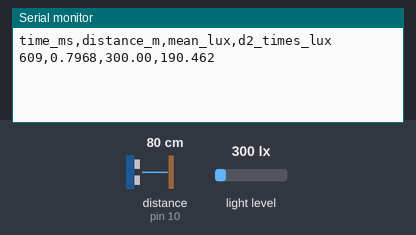
This sketch was run on a simulated Arduino Uno, built with avr-gcc and run on an emulated ATmega328P. Parts: the last lines printed to the serial monitor. Wiring (from diagram.json): ultrasonic range finder: trigger pin 9; echo pin 10. Inputs (shaded band) come from the test bench; at power-on: distance to the obstacle (sensor on pin 10) 80 cm, light level 300 lx. The echo pulse lasts 58.3 µs per cm.

Above: at 1.2 s.
1.3 s: distance to the obstacle (sensor on pin 10) set to 299 cm
At 1.8 s:
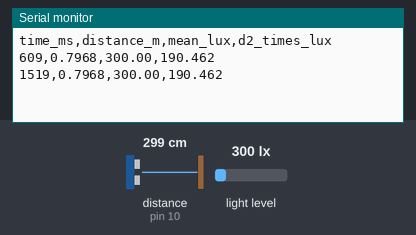
5.2 s: light level set to 40 lx
At 5.7 s:
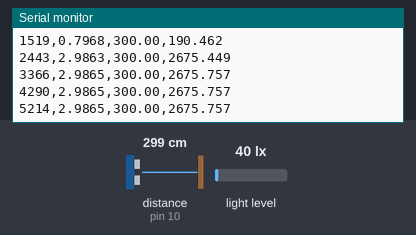
6.7 s: distance to the obstacle (sensor on pin 10) set to 2 cm
At 7.6 s:
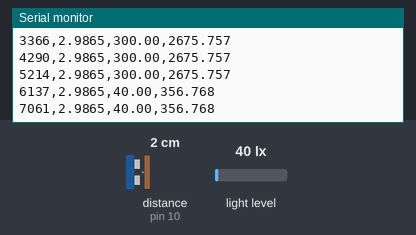
8.2 s: light level set to 500 lx
At 9.4 s:
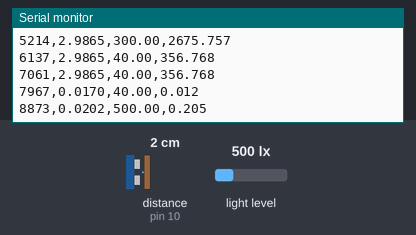
Timing chart, 0 to 10.7 s (numbered marks = the images above; inputs shaded):
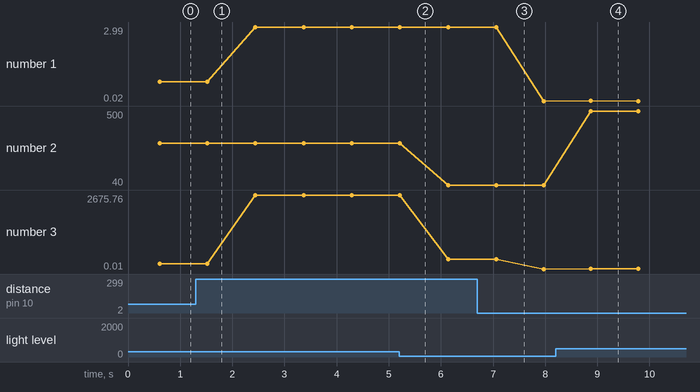

The sketch:

p8-inverse-square-light.ino
```cpp
#include <Wire.h>
#include <Adafruit_TSL2591.h>
// @pin SDA=A4
// @pin SCL=A5
// @pin TRIG=D9
// @pin ECHO=D10
// @baud 9600
const byte TRIG=9,ECHO=10;
Adafruit_TSL2591 tsl(2591);
// @tunable sampleCount
const byte sampleCount = 5;
float lightLux() {
  uint32_t lum=tsl.getFullLuminosity();
  return tsl.calculateLux(lum & 0xffff, lum >> 16);
}
float distanceM() {
  digitalWrite(TRIG,LOW);
  delayMicroseconds(2);
  digitalWrite(TRIG,HIGH);
  delayMicroseconds(10);
  digitalWrite(TRIG,LOW);
  unsigned long us=pulseIn(ECHO,HIGH,30000);
  // 미수신이 조용히 0 m가 되면 d2_times_lux도 0이 되어 표를 망칩니다.
  return us ? us*0.0001715 : -1.0;
}
void setup() {
  Serial.begin(9600);
  Wire.begin();
  tsl.begin();
  // 0.2 m 거리의 램프는 기본 증폭(25배)의 측정 범위를 넘으므로 가장 낮은
  // 증폭으로 둡니다. 가까운 점이 포화되면 역제곱 검증이 무너집니다.
  tsl.setGain(TSL2591_GAIN_LOW);
  tsl.setTiming(TSL2591_INTEGRATIONTIME_100MS);
  pinMode(TRIG,OUTPUT);
  pinMode(ECHO,INPUT);
  Serial.println("time_ms,distance_m,mean_lux,d2_times_lux");
}
void loop() {
  float d=distanceM();
  float sum=0;
  for(byte i=0;i<sampleCount;i++) {
    sum+=lightLux();
    delay(120);
  }
  float light=sum/sampleCount;
  Serial.print(millis());
  Serial.print(',');
  Serial.print(d,4);
  Serial.print(',');
  Serial.print(light,2);
  Serial.print(',');
  Serial.println(light*d*d,3);
  delay(300);
}
```

Measured:
- after the input at 8.2 s, the serial monitor: prints a new line after 0.67 s (image 4)
- plotted number 1: 0.8 → 2.99 after the input at 1.3 s, 2.99 → 0.02 after the input at 6.7 s
- plotted number 2: 300 → 40 after the input at 5.2 s, 40 → 500 after the input at 8.2 s
- plotted number 3: 190.46 → 2675.76 after the input at 1.3 s, 2675.76 → 356.77 after the input at 5.2 s, 356.77 → 0.01 after the input at 6.7 s, 0.01 → 0.14 after the input at 8.2 s
